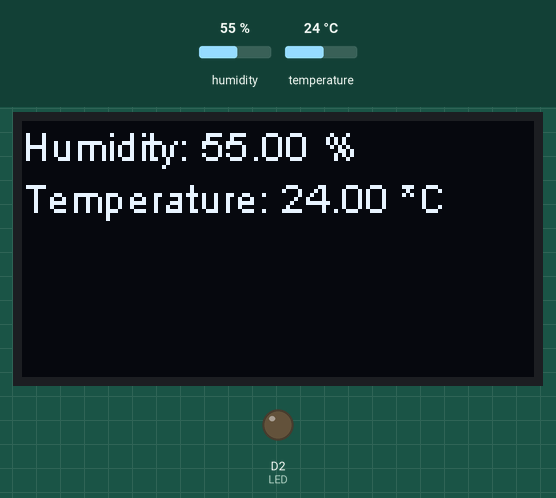
Simulated run of this sketch. Board: ESP8266 (NodeMCU). Shown: 128×64 one-colour display, output pins drawn as LEDs (lit = HIGH). The inputs (shaded band) are chosen by the test bench; at power-on: humidity 55 %, temperature 24 °C. WiFi joins after 1.5 s; servers stay silent unless stated; what the sketch prints to the serial monitor is not drawn.

Above: at 9.0 s.
9.1 s: humidity set to 22 %
At 18.6 s:
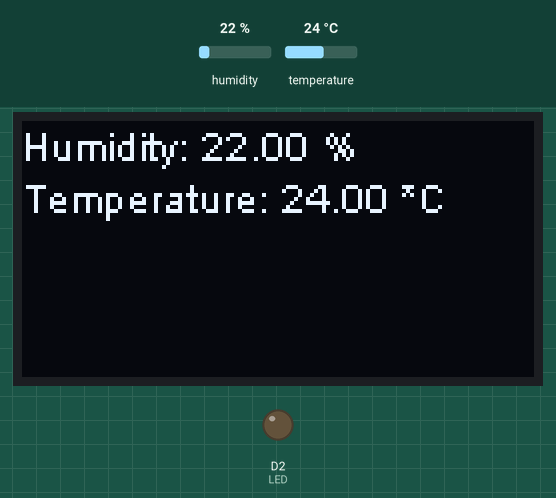
19.4 s: temperature set to 23.4 °C
At 27.7 s:
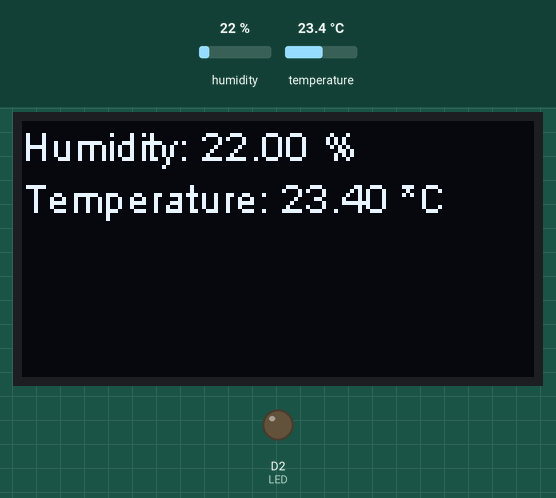
31.8 s: temperature set to 22.5 °C
At 37.9 s:
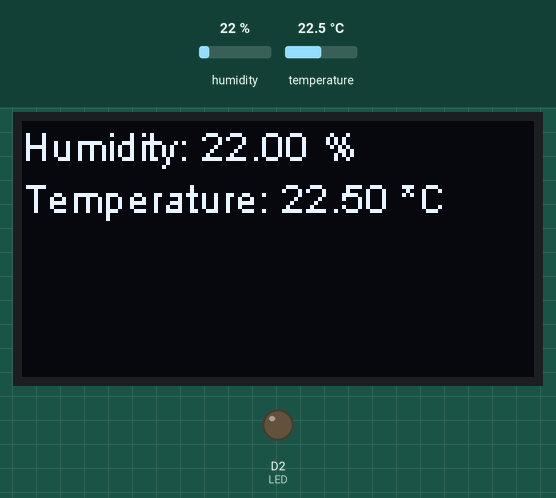
38.9 s: humidity set to 40 %
At 42.9 s:
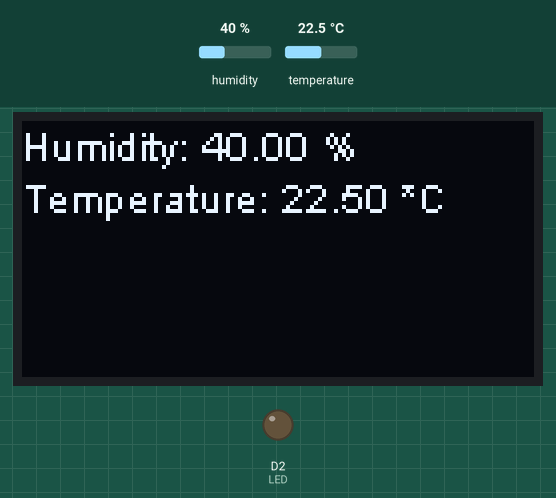
Timing chart, 0 to 44.4 s (numbered marks = the images above; inputs shaded):
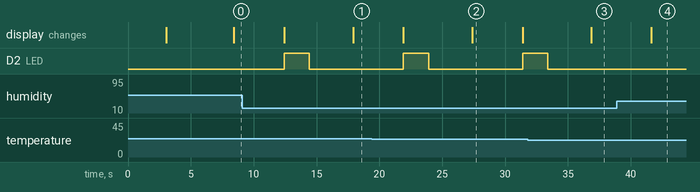

The sketch:

htttp_temp.ino
```cpp
const int refresh=2;//1 seconds
// DHT settings starts
#include "DHT.h"
#define DHTPIN 5     // what digital pin we're connected
#define LED 4
// Uncomment whatever type you're using!
//#define DHTTYPE DHT11   // DHT 11
#define DHTTYPE DHT22   // DHT 22  (AM2302), AM2321
//#define DHTTYPE DHT21   // DHT 21 (AM2301)
DHT dht(DHTPIN, DHTTYPE);
float tValue;//
float hValue;

#include <ESP8266WiFi.h>
#include <WiFiClient.h>
#include <ESP8266WebServer.h>
#include <ESP8266mDNS.h>
#include <Wire.h>  // Only needed for Arduino 1.6.5 and earlier
#include "SSD1306.h"
#ifndef STASSID
#define STASSID "globalnet" // Your WiFi SSID
#define STAPSK  "00000000" //Your WiFi password
#endif
SSD1306  display(0x3C, D3, D5);
const char* ssid = STASSID;
const char* password = STAPSK;

ESP8266WebServer server(80);


void setup(void) {

  display.init();

  // display.flipScreenVertically();

  display.setContrast(255);

  printBuffer0();
  delay(3000);
  display.clear();
  printBuffer01();
  delay(3000);
  display.clear();


  dht.begin();
  Serial.begin(115200);
  WiFi.mode(WIFI_STA);
  WiFi.begin(ssid, password);
  Serial.println("");

  // Wait for connection
  while (WiFi.status() != WL_CONNECTED) {
    delay(200);
    Serial.print(".");
  }
  if (WiFi.status() == WL_CONNECTED)
  {
    uint8_t macAddr[6];
    WiFi.macAddress(macAddr);
    Serial.printf("Connected, mac address: %02x:%02x:%02x:%02x:%02x:%02x", macAddr[0], macAddr[1], macAddr[2], macAddr[3], macAddr[4], macAddr[5]);
  }
  Serial.println("");
  Serial.print("Connected to ");
  Serial.println(ssid);
  Serial.print("IP address: ");
  Serial.println(WiFi.localIP());

  if (MDNS.begin("DHT")) {
    Serial.println("MDNS responder started");
  }


  server.on("/", sendTemp);

  server.on("/inline", []() {
    server.send(200, "text/plain", "this works as well");
  });

  server.onNotFound(handleNotFound);

  server.begin();
  Serial.println("HTTP server started");


}


void loop(void) {
  pinMode(LED, OUTPUT);
  // Robojax.com code for ESP8266 and DHT11 DHT22
  server.handleClient();
  MDNS.update();
  float c = dht.readTemperature();// Read temperature as Celsius (the default)
  float h = dht.readHumidity();// Reading humidity
  float f = dht.readTemperature(true);// Read temperature as Fahrenheit (isFahrenheit = true)
  delay(250);
  String Hu=" %\t";
  String Tc=" *C";

  Serial.print("Humidity: ");
  Serial.println(h+Hu);
  tValue =c;
  delay(250);
  Serial.print("Temperature: ");
  Serial.println(c+Tc);
  hValue =h;
  delay(250);

  display.clear();
  display.setLogBuffer(2, 30);
  display.setFont(ArialMT_Plain_10);
  display.print("Humidity: ");
  display.print(hValue);
  display.println(" %\t");
  display.print("Temperature: ");
  display.print(tValue);
  display.println(" *C");


    // Draw it to the internal screen buffer
    display.drawLogBuffer(0, 0);
    // Display it on the screen
    display.display();
    delay(4000);

    bool temp_state = true ;
    digitalWrite(LED, LOW);  // Turn the LED off by making the voltage HIGH


    if(tValue>=23){
    temp_state = false ;

    Serial.println("temperature issue") ;
    display.println(" temperature over limit");

    display.clear();
    printBuffer03();
    led();

    delay(2500);
    display.clear();


     }

}
```

functions1.ino
```cpp
void sendTemp() {

  String page = "<!DOCTYPE html>";
  page +="    <meta http-equiv='refresh' content='";
  page += String(refresh);// how often temperature is read
  page +="'/>";
  page +="<html>";
  page +="<body>";
/// html body
  page +="<h1>MODULE ESP GPS</h1>";
  page +="<p style=\"font-size:50px;\">Temperature:<br/>";
  page +="<p style=\"color:red; font-size:50px;\">";
  page += String(tValue, 2);
  page +=" *C</p>";
  page +="<p style=\"font-size:50px;\">Humidity:<br/>";
  page +="<p style=\"color:green; font-size:50px;\">";
  page += String(hValue, 2);
  page +=" %</p>";
/// html body
  page +="</p>";
  page +="</body>";
  page +="</html>";
 server.send(200,  "text/html",page);

}

void handleNotFound() {

  String message = "File Not Found";
  message += "URI: ";
  message += server.uri();
  message += "Method: ";
  message += (server.method() == HTTP_GET) ? "GET" : "POST";
  message += "Arguments: ";
  message += server.args();
  message += "";
  for (uint8_t i = 0; i < server.args(); i++) { message += " " + server.argName(i) + ": " + server.arg(i) + ""; }
  server.send(404, "text/plain", message);

}
```

functions2.ino
```cpp
void printBuffer0(void){
  display.setLogBuffer(1, 15);
  display.setTextAlignment(TEXT_ALIGN_LEFT);
  display.setFont(ArialMT_Plain_16);
  display.drawString(20, 20, "Welcome to");

  display.display();
}
void led(void){

    digitalWrite(LED, HIGH);
    delay(2000);

    digitalWrite(LED, LOW);
    delay(200);
}
void printBuffer01(void){
  display.setLogBuffer(1, 15);
  display.setTextAlignment(TEXT_ALIGN_LEFT);
  display.setFont(ArialMT_Plain_16);

  display.drawString(16, 20, "ESP GPS MOD");
  display.display();
}

void printBuffer03(void){
  display.setLogBuffer(1, 15);
  display.setTextAlignment(TEXT_ALIGN_LEFT);
  display.setFont(ArialMT_Plain_10);

  display.drawString(10, 20, "Temperature over limit !!");
  display.display();
}
```

Measured:
- after the input at 9.1 s, the display: first differs from a run without the input after 8.8 s (image 1)
- after the input at 19.4 s, the display: first differs from a run without the input after 8.0 s (image 2)
- after the input at 31.8 s, the display: changes after 5.1 s (image 3)
- after the input at 38.9 s, the display: changes after 2.7 s (image 4)
- what the display in image 2 shows lasts 4.0 s, from 27.4 s to 31.4 s
